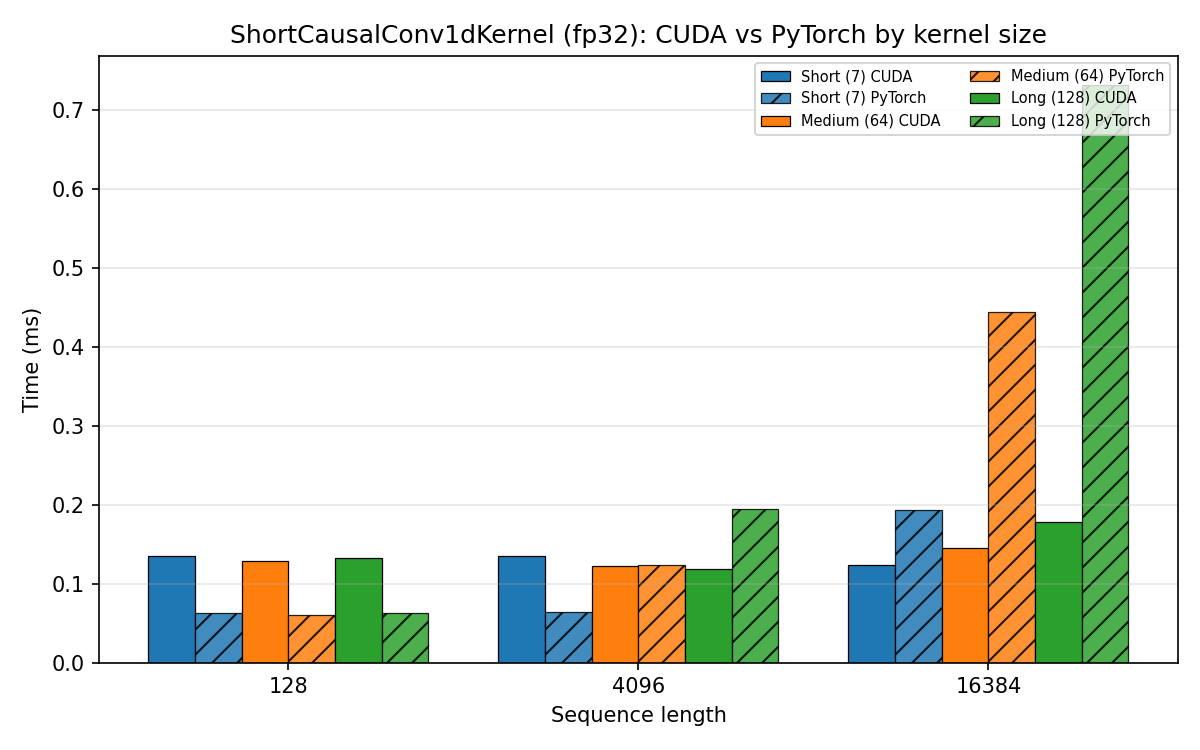

The Python source for this figure:
#!/usr/bin/env python3
"""Benchmark ShortCausalConv1dKernel: speed (CUDA vs PyTorch) and accuracy by precision.

By default runs three kernel sizes (short=7, medium=64, long=128), three
sequence lengths (128, 4096, 16k), all three precisions (fp32, fp16, bf16), and:
  - Plots speed: one subplot per seq length (128, 4096, 16k), CUDA vs PyTorch
  - Prints accuracy: max absolute diff vs reference for all precisions at each setting

Example usage:
    # Default: 3 kernel sizes, 3 seq lengths, 3 precisions, 3-panel plot + accuracy
    python scripts/bench_short_causalconv1d_kernel.py

    # Save plot to file
    python scripts/bench_short_causalconv1d_kernel.py --output benchmark.png

    # Custom seq lengths
    python scripts/bench_short_causalconv1d_kernel.py --seq-lens 256 2048 8192
"""

from __future__ import annotations

import argparse
import sys
import time
from pathlib import Path
from typing import Any

import torch
import torch.nn.functional as F

from nvsubquadratic.ops.short_causalconv1d_kernel import (
    ShortCausalConv1dKernel,
    is_cuda_kernel_available,
)


# Directory where this script lives (plot is saved here by default)
SCRIPT_DIR = Path(__file__).resolve().parent

# Default: short, medium, long kernel sizes
DEFAULT_KERNEL_SIZES = [7, 64, 128]
DEFAULT_KERNEL_LABELS = ["Short (7)", "Medium (64)", "Long (128)"]

# Default sequence lengths: short, medium, long (16k = 16384)
DEFAULT_SEQ_LENS = [128, 4096, 16384]

DTYPE_MAP = {
    "fp32": torch.float32,
    "fp16": torch.float16,
    "bf16": torch.bfloat16,
}


def pytorch_causal_conv1d(
    x: torch.Tensor,
    weight: torch.Tensor,
    bias: torch.Tensor | None = None,
) -> torch.Tensor:
    """PyTorch reference implementation with causal padding."""
    kernel_size = weight.shape[1]
    weight_conv = weight.unsqueeze(1)
    left_pad = kernel_size - 1
    x_padded = F.pad(x, (left_pad, 0))
    return F.conv1d(x_padded, weight_conv, bias=bias, groups=weight.shape[0])


def _maybe_sync(device: torch.device) -> None:
    if device.type == "cuda":
        torch.cuda.synchronize(device)


def run_one_benchmark(
    kernel_size: int,
    seq_len: int,
    dtype: torch.dtype,
    dtype_name: str,
    args: Any,
) -> dict[str, Any]:
    """Run benchmark for one (kernel_size, seq_len, dtype). Returns cuda_ms, pytorch_ms, max_diff."""
    device = torch.device("cuda")
    torch.manual_seed(42)

    conv = ShortCausalConv1dKernel(
        channels=args.channels,
        kernel_size=kernel_size,
        bias=not args.no_bias,
        activation="identity",
    ).to(device=device, dtype=dtype)

    x = torch.randn(
        args.batch,
        args.channels,
        seq_len,
        device=device,
        dtype=dtype,
    )

    # Correctness
    with torch.no_grad():
        y_cuda = conv(x)
        y_pytorch = pytorch_causal_conv1d(x, conv.weight, conv.bias)
    max_diff = (y_cuda - y_pytorch).abs().max().item()

    # Timing
    for _ in range(args.warmup):
        conv(x)
        pytorch_causal_conv1d(x, conv.weight, conv.bias)
    _maybe_sync(device)

    _maybe_sync(device)
    start = time.perf_counter()
    for _ in range(args.steps):
        conv(x)
    _maybe_sync(device)
    cuda_ms = (time.perf_counter() - start) / args.steps * 1000

    _maybe_sync(device)
    start = time.perf_counter()
    for _ in range(args.steps):
        pytorch_causal_conv1d(x, conv.weight, conv.bias)
    _maybe_sync(device)
    pytorch_ms = (time.perf_counter() - start) / args.steps * 1000

    return {
        "kernel_size": kernel_size,
        "seq_len": seq_len,
        "dtype": dtype_name,
        "cuda_ms": cuda_ms,
        "pytorch_ms": pytorch_ms,
        "speedup": pytorch_ms / cuda_ms if cuda_ms > 0 else 0.0,
        "max_diff": max_diff,
    }


def print_accuracy_table(
    results: list[dict[str, Any]],
    kernel_sizes: list[int],
    kernel_labels: list[str],
    seq_lens: list[int],
    dtypes: list[str],
) -> None:
    """Print accuracy (max_diff) for all precisions at each (kernel size, seq_len)."""
    print()
    print("=" * 70)
    print("Accuracy (max absolute diff vs PyTorch reference)")
    print("=" * 70)
    batch = results[0].get("batch", "?") if results else "?"
    channels = results[0].get("channels", "?") if results else "?"
    print(f"  Batch: {batch}  Channels: {channels}")
    print()
    for seq_len in seq_lens:
        subset = [r for r in results if r["seq_len"] == seq_len]
        if not subset:
            continue
        print(f"  Seq length {seq_len}:")
        header = f"    {'Precision':<10}"
        for lab in kernel_labels:
            header += f" {lab:>14}"
        print(header)
        print("    " + "-" * (10 + 15 * len(kernel_labels)))
        for dtype in dtypes:
            row = f"    {dtype:<10}"
            for ks in kernel_sizes:
                r = next((x for x in subset if x["dtype"] == dtype and x["kernel_size"] == ks), None)
                if r is not None:
                    row += f" {r['max_diff']:>13.2e}"
                else:
                    row += "            —"
            print(row)
        print()


def plot_speed(
    results: list[dict[str, Any]],
    kernel_sizes: list[int],
    kernel_labels: list[str],
    seq_lens: list[int],
    dtypes: list[str],
    output_path: str | None,
) -> None:
    """Single plot: x = seq length, bar groups per kernel size (CUDA + PyTorch). fp32 only. Saves to script dir."""
    try:
        import matplotlib

        matplotlib.use("Agg")
        import matplotlib.pyplot as plt
        import numpy as np
    except ImportError:
        print("matplotlib not installed; skipping plot. Install with: pip install matplotlib", file=sys.stderr)
        return

    results = [r for r in results if r["dtype"] == "fp32"]
    if not results:
        return

    n_k = len(kernel_sizes)
    n_s = len(seq_lens)
    x_pos = np.arange(n_s)
    colors_kernel = ["#1f77b4", "#ff7f0e", "#2ca02c"]
    if n_k > 3:
        try:
            cmap = matplotlib.colormaps["tab10"]
        except AttributeError:
            cmap = matplotlib.cm.get_cmap("tab10")
        colors_kernel = [cmap(i % 10) for i in range(n_k)]

    # At each seq length: 3 kernel sizes × 2 (CUDA, PyTorch) = 6 bars
    n_bars_per_x = n_k * 2
    total_width = 0.8
    bar_width = total_width / n_bars_per_x

    fig, ax = plt.subplots(figsize=(8, 5))

    for s_idx, seq_len in enumerate(seq_lens):
        subset = [r for r in results if r["seq_len"] == seq_len]
        for k_idx, ks in enumerate(kernel_sizes):
            r = next((x for x in subset if x["kernel_size"] == ks), None)
            if r is None:
                continue
            # Bar positions: grouped by kernel size (CUDA then PyTorch side by side)
            off = (k_idx * 2 - (n_bars_per_x - 1) / 2) * bar_width
            lab_cuda = f"{kernel_labels[k_idx]} CUDA" if s_idx == 0 else ""
            lab_pytorch = f"{kernel_labels[k_idx]} PyTorch" if s_idx == 0 else ""
            # CUDA bar (solid)
            ax.bar(
                x_pos[s_idx] + off,
                r["cuda_ms"],
                bar_width,
                color=colors_kernel[k_idx % len(colors_kernel)],
                edgecolor="k",
                linewidth=0.6,
                label=lab_cuda,
            )
            # PyTorch bar (hatched)
            ax.bar(
                x_pos[s_idx] + off + bar_width,
                r["pytorch_ms"],
                bar_width,
                color=colors_kernel[k_idx % len(colors_kernel)],
                edgecolor="k",
                linewidth=0.6,
                hatch="//",
                alpha=0.85,
                label=lab_pytorch,
            )

    ax.set_ylabel("Time (ms)")
    ax.set_xlabel("Sequence length")
    ax.set_xticks(x_pos)
    ax.set_xticklabels([str(s) for s in seq_lens])
    ax.set_title("ShortCausalConv1dKernel (fp32): CUDA vs PyTorch by kernel size")
    ax.legend(loc="upper right", ncol=2, fontsize=7)
    ax.grid(axis="y", alpha=0.3)
    ax.set_ylim(bottom=0)
    fig.tight_layout()

    # Always save to script directory
    if output_path:
        path = Path(output_path)
        if not path.is_absolute():
            path = SCRIPT_DIR / path
    else:
        path = SCRIPT_DIR / "bench_short_causalconv1d_kernel.png"
    path.parent.mkdir(parents=True, exist_ok=True)
    fig.savefig(path, dpi=150)
    print(f"Plot saved to {path}")
    plt.close(fig)


def main() -> None:
    parser = argparse.ArgumentParser(
        description="Benchmark ShortCausalConv1dKernel: default = 3 kernel sizes (short/medium/long), plot speed, print accuracy"
    )
    parser.add_argument("--batch", type=int, default=4, help="Batch size")
    parser.add_argument("--channels", type=int, default=64, help="Channels")
    parser.add_argument(
        "--seq-lens",
        type=int,
        nargs="+",
        default=DEFAULT_SEQ_LENS,
        help=f"Sequence lengths (default: {DEFAULT_SEQ_LENS})",
    )
    parser.add_argument(
        "--kernel-sizes",
        type=int,
        nargs="+",
        default=DEFAULT_KERNEL_SIZES,
        help=f"Kernel sizes to test (default: {DEFAULT_KERNEL_SIZES})",
    )
    parser.add_argument(
        "--kernel-labels",
        type=str,
        nargs="+",
        default=None,
        help="Labels for kernel sizes (default: Short (7), Medium (64), Long (128))",
    )
    parser.add_argument(
        "--dtypes",
        nargs="+",
        choices=("fp32", "fp16", "bf16"),
        default=("fp32", "fp16", "bf16"),
        help="Precisions to test (default: fp32 fp16 bf16)",
    )
    parser.add_argument("--warmup", type=int, default=10, help="Warmup iterations")
    parser.add_argument("--steps", type=int, default=50, help="Benchmark iterations")
    parser.add_argument("--no-bias", action="store_true", help="Disable bias")
    parser.add_argument(
        "--output",
        "-o",
        type=str,
        default=None,
        metavar="FILE",
        help="Output PNG path (default: script_dir/bench_short_causalconv1d_kernel.png)",
    )
    parser.add_argument(
        "--no-plot",
        action="store_true",
        help="Do not generate plot",
    )
    args = parser.parse_args()

    if not torch.cuda.is_available():
        raise SystemExit("CUDA not available.")
    if not is_cuda_kernel_available():
        raise SystemExit("CUDA kernel not available. Install subquadratic-ops-torch-cu12.")

    kernel_sizes = args.kernel_sizes
    if args.kernel_labels is not None:
        kernel_labels = args.kernel_labels
    else:
        kernel_labels = [f"K={k}" for k in kernel_sizes]
        if kernel_sizes == DEFAULT_KERNEL_SIZES:
            kernel_labels = DEFAULT_KERNEL_LABELS

    seq_lens = args.seq_lens

    print("=" * 70)
    print("Benchmark: ShortCausalConv1dKernel (speed + accuracy)")
    print("=" * 70)
    print(f"  Kernel sizes: {kernel_sizes}  ({', '.join(kernel_labels)})")
    print(f"  Seq lengths:  {seq_lens}")
    print(f"  Precisions:   {list(args.dtypes)}")
    print(f"  Batch:        {args.batch}  Channels: {args.channels}")
    print()

    results = []
    for dtype_name in args.dtypes:
        dtype = DTYPE_MAP[dtype_name]
        for kernel_size in kernel_sizes:
            for seq_len in seq_lens:
                r = run_one_benchmark(
                    kernel_size=kernel_size,
                    seq_len=seq_len,
                    dtype=dtype,
                    dtype_name=dtype_name,
                    args=args,
                )
                r["batch"] = args.batch
                r["channels"] = args.channels
                results.append(r)

    # Print accuracy for all precisions at each (kernel size, seq_len)
    print_accuracy_table(results, kernel_sizes, kernel_labels, seq_lens, list(args.dtypes))

    # Speed summary (include seq_len)
    print("=" * 70)
    print("Speed summary (CUDA vs PyTorch)")
    print("=" * 70)
    print(f"{'Precision':<10} {'SeqLen':<8} {'Kernel':<8} {'CUDA (ms)':<12} {'PyTorch (ms)':<14} {'Speedup'}")
    print("-" * 70)
    for r in results:
        print(
            f"{r['dtype']:<10} {r['seq_len']:<8} {r['kernel_size']:<8} {r['cuda_ms']:<12.3f} {r['pytorch_ms']:<14.3f} {r['speedup']:.2f}x"
        )
    print()

    # Plot speed: one subplot per seq length
    if not args.no_plot:
        plot_speed(
            results,
            kernel_sizes,
            kernel_labels,
            seq_lens,
            list(args.dtypes),
            args.output,
        )


if __name__ == "__main__":
    main()
